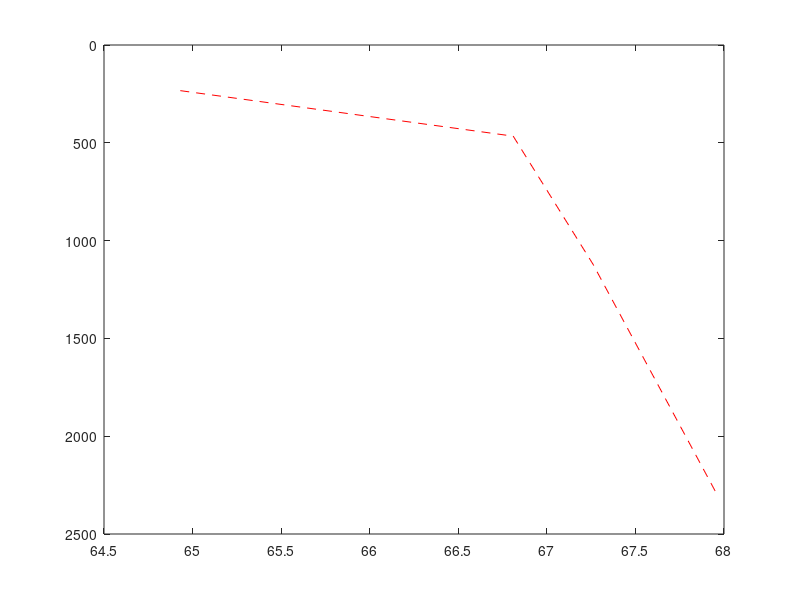

Source code (MATLAB): (Note: this script raises an error after producing the figure.)
%% Cityscapes

mIoU = [67.95,67.26,66.81,64.92];
size = [2280,1120,466,232];
plot(mIoU,size,'--','color','r')
hold on
% plot(mIoU,size,'o','color','r')
set(gca,'YDir','reverse')
scatter(67.95,2280,'o','b','linewidth',2)
scatter(67.26,1120,'^','r','linewidth',2)
scatter(66.81,466,'v','g','linewidth',2)
scatter(64.92,232,'x','y','linewidth',2)
scatter(66.79,203,'p','m','linewidth',2)
legend('','PNG','JPEG Q=100','JPEG Q=95','JPEG Q=85','GRACE')
xlabel('mIoU(%)')
ylabel('Image Size(KB)')
title('CityScapes')

%% ImageNet
figure;
Prec1 = [75.138 ,75.076 ,74.986];
Prec5 = [92.452 ,92.444 ,92.370];
size = [217,135,79];
plot(Prec1,size,'--','color','r')
hold on

% set(gca,'YDir','reverse')
scatter(75.138,217,'o','b','linewidth',2)
scatter(75.076,135,'^','r','linewidth',2)
scatter(74.986,79,'v','g','linewidth',2)
legend('Top1-Prec','JPEG Q=100','JPEG Q=95','JPEG Q=85')
xlabel('Prec(%)')
ylabel('Image Size(KB)')
title('ImageNet')


figure;
plot(Prec5,size,'--','color','b')
hold on
% set(gca,'YDir','reverse')
scatter(92.452,217,'o','b','linewidth',2)
scatter(92.444,135,'^','r','linewidth',2)
scatter(92.370,79,'v','g','linewidth',2)
legend('Top5-Prec','JPEG Q=100','JPEG Q=95','JPEG Q=85')
xlabel('Prec(%)')
ylabel('Image Size(KB)')
title('ImageNet')



